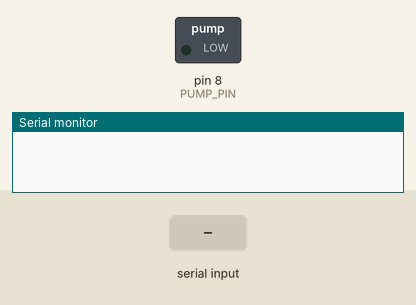
Bench run of a sketch on a simulated Arduino Uno, built with avr-gcc and run on an emulated ATmega328P. Parts: switched loads named in the sketch (green lamp = pin HIGH), the last lines printed to the serial monitor. The test bench sets the inputs (shaded band).

Above: at 1.2 s.
1.3 s: "RUN 90\n" received over Serial
At 1.31 s:
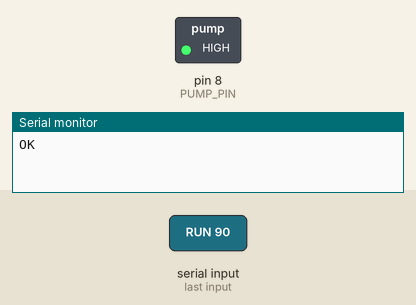
2.8 s: "STOP\n" received over Serial
4.3 s: "PING\n" received over Serial
Timing chart, 0 to 7.3 s (numbered marks = the images above; inputs shaded):
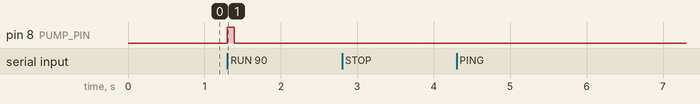

Measured:
- after the input at 1.3 s, pin 8 (PUMP_PIN): LOW → HIGH at once, → LOW 0.09 s later

The sketch:

pump_robot.ino
```cpp
// Simple Pump Robot – Arduino sketch
// Controla una bomba con un pin digital (relevador o MOSFET)
// Protocolo serie:
//  - "RUN <ms>"  -> activa la bomba por <ms> milisegundos
//  - "STOP"      -> apaga la bomba

const int PUMP_PIN = 8;          // Cambia según tu cableado
const bool ACTIVE_HIGH = true;   // true si ON es HIGH; false si ON es LOW

unsigned long runUntilMs = 0;
String buff;

void pumpOn(){ digitalWrite(PUMP_PIN, ACTIVE_HIGH ? HIGH : LOW); }
void pumpOff(){ digitalWrite(PUMP_PIN, ACTIVE_HIGH ? LOW : HIGH); }

void setup(){
  pinMode(PUMP_PIN, OUTPUT);
  pumpOff();
  Serial.begin(115200);
}

void loop(){
  // Procesar comandos
  while(Serial.available() > 0){
    char c = Serial.read();
    if(c == '\n' || c == '\r'){
      buff.trim();
      if(buff.length() > 0){
        if(buff.startsWith("RUN ")){
          unsigned long ms = buff.substring(4).toInt();
          pumpOn();
          runUntilMs = millis() + ms;
          Serial.println("OK");
        }else if(buff == "STOP"){
          pumpOff();
          runUntilMs = 0;
          Serial.println("STOPPED");
        }else if(buff == "PING"){
          Serial.println("PONG");
        }
      }
      buff = "";
    }else{
      buff += c;
    }
  }

  // Apagar por tiempo
  if(runUntilMs > 0 && millis() >= runUntilMs){
    pumpOff();
    runUntilMs = 0;
    Serial.println("DONE");
  }
}
```
